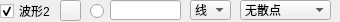
                   <widget class="QWidget" name="widget_2" native="true">
                    <property name="minimumSize">
                     <size>
                      <width>0</width>
                      <height>22</height>
                     </size>
                    </property>
                    <property name="maximumSize">
                     <size>
                      <width>16777215</width>
                      <height>22</height>
                     </size>
                    </property>
                    <widget class="QLineEdit" name="txtValueCurve2">
                     <property name="geometry">
                      <rect>
                       <x>110</x>
                       <y>0</y>
                       <width>71</width>
                       <height>20</height>
                      </rect>
                     </property>
                     <property name="text">
                      <string/>
                     </property>
                    </widget>
                    <widget class="QRadioButton" name="rdoBoldCurve2">
                     <property name="geometry">
                      <rect>
                       <x>90</x>
                       <y>3</y>
                       <width>16</width>
                       <height>16</height>
                      </rect>
                     </property>
                     <property name="text">
                      <string/>
                     </property>
                     <property name="checked">
                      <bool>false</bool>
                     </property>
                    </widget>
                    <widget class="QCheckBox" name="chkVisibleCurve2">
                     <property name="geometry">
                      <rect>
                       <x>0</x>
                       <y>3</y>
                       <width>53</width>
                       <height>16</height>
                      </rect>
                     </property>
                     <property name="text">
                      <string>波形2</string>
                     </property>
                     <property name="checked">
                      <bool>true</bool>
                     </property>
                    </widget>
                    <widget class="QPushButton" name="btnColourCurve2">
                     <property name="geometry">
                      <rect>
                       <x>60</x>
                       <y>0</y>
                       <width>21</width>
                       <height>21</height>
                      </rect>
                     </property>
                     <property name="text">
                      <string/>
                     </property>
                    </widget>
                    <widget class="QComboBox" name="cmbLineStyle2">
                     <property name="geometry">
                      <rect>
                       <x>190</x>
                       <y>0</y>
                       <width>41</width>
                       <height>20</height>
                      </rect>
                     </property>
                     <property name="currentIndex">
                      <number>1</number>
                     </property>
                     <item>
                      <property name="text">
                       <string>点</string>
                      </property>
                     </item>
                     <item>
                      <property name="text">
                       <string>线</string>
                      </property>
                     </item>
                     <item>
                      <property name="text">
                       <string>左</string>
                      </property>
                     </item>
                     <item>
                      <property name="text">
                       <string>右</string>
                      </property>
                     </item>
                     <item>
                      <property name="text">
                       <string>中</string>
                      </property>
                     </item>
                     <item>
                      <property name="text">
                       <string>积</string>
                      </property>
                     </item>
                    </widget>
                    <widget class="QComboBox" name="cmbScatterStyle2">
                     <property name="geometry">
                      <rect>
                       <x>240</x>
                       <y>0</y>
                       <width>91</width>
                       <height>20</height>
                      </rect>
                     </property>
                     <property name="focusPolicy">
                      <enum>Qt::WheelFocus</enum>
                     </property>
                     <property name="maxVisibleItems">
                      <number>20</number>
                     </property>
                     <item>
                      <property name="text">
                       <string>无散点</string>
                      </property>
                      <property name="icon">
                       <iconset resource="res.qrc">
                        <normaloff>:/pic/ssNone.png</normaloff>:/pic/ssNone.png</iconset>
                      </property>
                     </item>
                     <item>
                      <property name="text">
                       <string>x形</string>
                      </property>
                      <property name="icon">
                       <iconset resource="res.qrc">
                        <normaloff>:/pic/ssCross.png</normaloff>:/pic/ssCross.png</iconset>
                      </property>
                     </item>
                     <item>
                      <property name="text">
                       <string>+形</string>
                      </property>
                      <property name="icon">
                       <iconset resource="res.qrc">
                        <normaloff>:/pic/ssPlus.png</normaloff>:/pic/ssPlus.png</iconset>
                      </property>
                     </item>
                     <item>
                      <property name="text">
                       <string>空心圆</string>
                      </property>
                      <property name="icon">
                       <iconset resource="res.qrc">
                        <normaloff>:/pic/ssCircle.png</normaloff>:/pic/ssCircle.png</iconset>
                      </property>
                     </item>
                     <item>
                      <property name="text">
                       <string>实心圆</string>
                      </property>
                      <property name="icon">
                       <iconset resource="res.qrc">
                        <normaloff>:/pic/ssDisc.png</normaloff>:/pic/ssDisc.png</iconset>
                      </property>
                     </item>
                     <item>
                      <property name="text">
                       <string>矩形</string>
                      </property>
                      <property name="icon">
                       <iconset resource="res.qrc">
                        <normaloff>:/pic/ssSquare.png</normaloff>:/pic/ssSquare.png</iconset>
                      </property>
                     </item>
                     <item>
                      <property name="text">
                       <string>菱形</string>
                      </property>
                      <property name="icon">
                       <iconset resource="res.qrc">
                        <normaloff>:/pic/ssDiamond.png</normaloff>:/pic/ssDiamond.png</iconset>
                      </property>
                     </item>
                     <item>
                      <property name="text">
                       <string>星形</string>
                      </property>
                      <property name="icon">
                       <iconset resource="res.qrc">
                        <normaloff>:/pic/ssStar.png</normaloff>:/pic/ssStar.png</iconset>
                      </property>
                     </item>
                     <item>
                      <property name="text">
                       <string>正三角</string>
                      </property>
                      <property name="icon">
                       <iconset resource="res.qrc">
                        <normaloff>:/pic/ssTriangle.png</normaloff>:/pic/ssTriangle.png</iconset>
                      </property>
                     </item>
                     <item>
                      <property name="text">
                       <string>倒三角</string>
                      </property>
                      <property name="icon">
                       <iconset resource="res.qrc">
                        <normaloff>:/pic/ssTriangleInverted.png</normaloff>:/pic/ssTriangleInverted.png</iconset>
                      </property>
                     </item>
                     <item>
                      <property name="text">
                       <string>x框</string>
                      </property>
                      <property name="icon">
                       <iconset resource="res.qrc">
                        <normaloff>:/pic/ssCrossSquare.png</normaloff>:/pic/ssCrossSquare.png</iconset>
                      </property>
                     </item>
                     <item>
                      <property name="text">
                       <string>+框</string>
                      </property>
                      <property name="icon">
                       <iconset resource="res.qrc">
                        <normaloff>:/pic/ssPlusSquare.png</normaloff>:/pic/ssPlusSquare.png</iconset>
                      </property>
                     </item>
                     <item>
                      <property name="text">
                       <string>x圆</string>
                      </property>
                      <property name="icon">
                       <iconset resource="res.qrc">
                        <normaloff>:/pic/ssCrossCircle.png</normaloff>:/pic/ssCrossCircle.png</iconset>
                      </property>
                     </item>
                     <item>
                      <property name="text">
                       <string>+圆</string>
                      </property>
                      <property name="icon">
                       <iconset resource="res.qrc">
                        <normaloff>:/pic/ssPlusCircle.png</normaloff>:/pic/ssPlusCircle.png</iconset>
                      </property>
                     </item>
                     <item>
                      <property name="text">
                       <string>和平</string>
                      </property>
                      <property name="icon">
                       <iconset resource="res.qrc">
                        <normaloff>:/pic/ssPeace.png</normaloff>:/pic/ssPeace.png</iconset>
                      </property>
                     </item>
                    </widget>
                   </widget>
